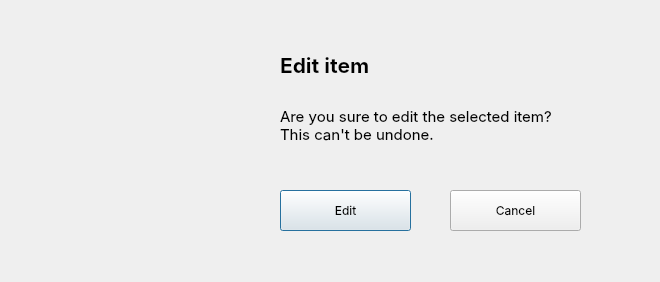
<?xml version="1.0" encoding="UTF-8"?>
<ui version="4.0">
 <class>Dialog</class>
 <widget class="QDialog" name="Dialog">
  <property name="geometry">
   <rect>
    <x>0</x>
    <y>0</y>
    <width>660</width>
    <height>282</height>
   </rect>
  </property>
  <property name="windowTitle">
   <string>Dialog</string>
  </property>
  <widget class="QLabel" name="label">
   <property name="geometry">
    <rect>
     <x>40</x>
     <y>40</y>
     <width>200</width>
     <height>200</height>
    </rect>
   </property>
   <property name="text">
    <string/>
   </property>
   <property name="pixmap">
    <pixmap>edit_warning.png</pixmap>
   </property>
   <property name="scaledContents">
    <bool>true</bool>
   </property>
  </widget>
  <widget class="QPushButton" name="edit_btn">
   <property name="geometry">
    <rect>
     <x>280</x>
     <y>190</y>
     <width>131</width>
     <height>41</height>
    </rect>
   </property>
   <property name="font">
    <font>
     <family>SF Pro Display</family>
     <pointsize>9</pointsize>
    </font>
   </property>
   <property name="text">
    <string>Edit</string>
   </property>
   <property name="default">
    <bool>false</bool>
   </property>
   <property name="flat">
    <bool>false</bool>
   </property>
  </widget>
  <widget class="QPushButton" name="pushButton_2">
   <property name="geometry">
    <rect>
     <x>450</x>
     <y>190</y>
     <width>131</width>
     <height>41</height>
    </rect>
   </property>
   <property name="font">
    <font>
     <family>SF Pro Display</family>
     <pointsize>9</pointsize>
    </font>
   </property>
   <property name="text">
    <string>Cancel</string>
   </property>
  </widget>
  <widget class="QLabel" name="label_2">
   <property name="geometry">
    <rect>
     <x>280</x>
     <y>30</y>
     <width>391</width>
     <height>71</height>
    </rect>
   </property>
   <property name="font">
    <font>
     <family>SF Pro Display</family>
     <pointsize>16</pointsize>
     <weight>75</weight>
     <bold>true</bold>
    </font>
   </property>
   <property name="text">
    <string>Edit item</string>
   </property>
  </widget>
  <widget class="QLabel" name="label_3">
   <property name="geometry">
    <rect>
     <x>280</x>
     <y>90</y>
     <width>391</width>
     <height>71</height>
    </rect>
   </property>
   <property name="font">
    <font>
     <family>SF Pro Display</family>
     <pointsize>11</pointsize>
     <weight>50</weight>
     <bold>false</bold>
    </font>
   </property>
   <property name="text">
    <string>&lt;html&gt;&lt;head/&gt;&lt;body&gt;&lt;p&gt;Are you sure to edit the selected item?&lt;br/&gt;This can't be undone.&lt;/p&gt;&lt;/body&gt;&lt;/html&gt;</string>
   </property>
  </widget>
 </widget>
 <resources/>
 <connections/>
</ui>
